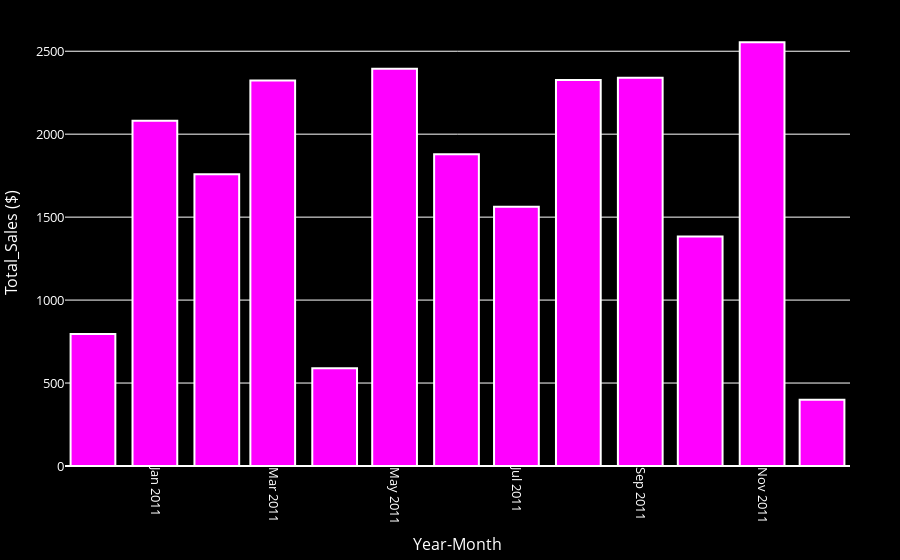

Notebook code cell kept with this figure:
### Markdown cell above
# Single plots
<p>
for prebuilding the Plotly graphs later used the dashboard Jupyter Dash app.<br>
(Jupyter) Dash works hand in hand with Plotly.<br>
Plotly plots are used and integrated into the Dash web app.
</p>

### Total sales by month

### Code cell
fig_sales_gb_month = \
px.bar(data_frame=total_sales_gb_month, x='Year-Month', y='Total_Sales ($)',
       color_discrete_sequence=["magenta"])

fig_sales_gb_month.update_traces(marker_line_width=2, marker_line_color='black')
fig_sales_gb_month.update_layout({'plot_bgcolor':'black', 'paper_bgcolor':'black',
                                  'font':{'color':'white', 'size':13},
                                  'margin':{'l':50, 'r':50, 'b':10, 't':20}})

fig_sales_gb_month.update_traces(marker_line_width=2,marker_line_color="white")
fig_sales_gb_month.update_xaxes(tickangle=90)

# Setting the margins and thereby cutting the paper bg, 
# makes it easier to set the margins within the Dash app below

#fig_sales_gb_month.show()

### Figure 1 — Plotly figure (JSON) as saved in the notebook; plotly's stock layout.template omitted (floating-point values rounded to 4 significant figures)
{"data": [{"alignmentgroup": "True", "hovertemplate": "Year-Month=%{x}<br>Total_Sales ($)=%{y}<extra></extra>", "legendgroup": "", "marker": {"color": "magenta", "line": {"color": "white", "width": 2}, "pattern": {"shape": ""}}, "name": "", "offsetgroup": "", "orientation": "v", "showlegend": false, "textposition": "auto", "type": "bar", "x": ["2011-11-01", "2011-05-01", "2011-09-01", "2011-08-01", "2011-03-01", "2011-01-01", "2011-06-01", "2011-02-01", "2011-07-01", "2011-10-01", "2010-12-01", "2011-04-01", "2011-12-01"], "xaxis": "x", "y": [2554.0, 2394.0, 2340.0, 2327.0, 2324.0, 2080.0, 1879.0, 1759.0, 1562.0, 1383.0, 795.3, 588.8, 398.9], "yaxis": "y"}], "layout": {"autosize": true, "barmode": "relative", "font": {"color": "white", "size": 13}, "legend": {"tracegroupgap": 0}, "margin": {"b": 10, "l": 50, "r": 50, "t": 20}, "paper_bgcolor": "black", "plot_bgcolor": "black", "xaxis": {"anchor": "y", "autorange": true, "domain": [0, 1], "range": ["2010-11-17", "2011-12-15"], "tickangle": 90, "title": {"text": "Year-Month"}, "type": "date"}, "yaxis": {"anchor": "x", "autorange": true, "domain": [0, 1], "range": [0, 2688.0], "title": {"text": "Total_Sales ($)"}, "type": "linear"}}}
